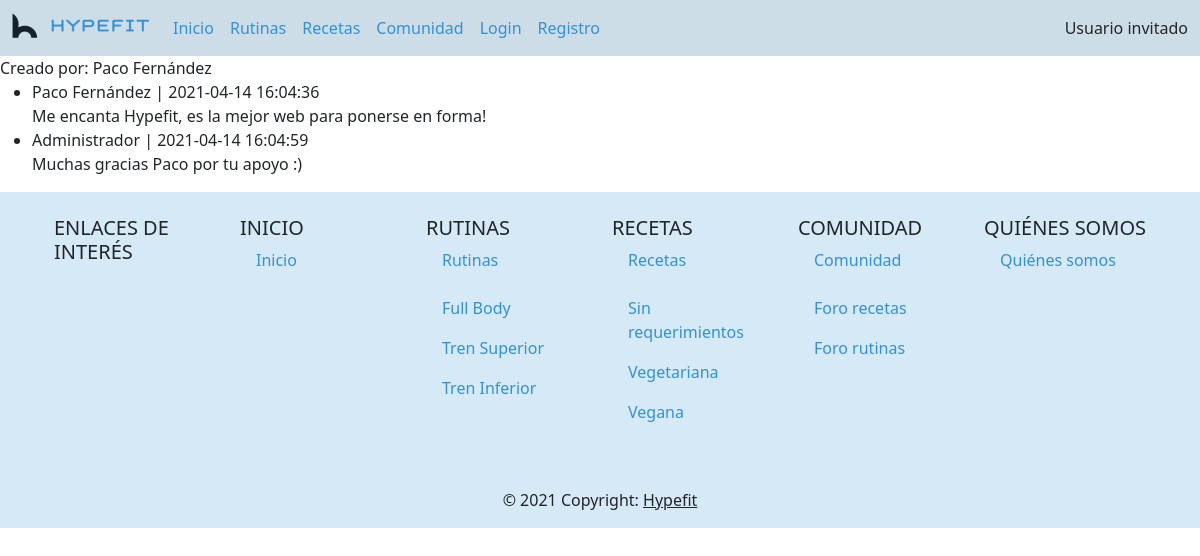
The page /verPost.php?id=1 on the database its author committed.
### tables this page shows
CREATE TABLE `usuarios` (
  `id` int(11) NOT NULL,
  `nombre` varchar(100) NOT NULL,
  `email` varchar(150) NOT NULL,
  `hashPassword` varchar(255) NOT NULL,
  `rol` enum('registrado','entrenador','nutricionista','administrador') NOT NULL,
  `aprobado` tinyint(1) NOT NULL
);

CREATE TABLE `comentarios_post` (
  `id` int(11) NOT NULL,
  `idPost` int(11) NOT NULL,
  `idUsuario` int(11) NOT NULL,
  `fecha` timestamp NOT NULL DEFAULT current_timestamp() ON UPDATE current_timestamp(),
  `comentario` text NOT NULL
);

### verPost.php (called while the page is built, shortened)
<?php
require_once __DIR__ . '/includes/config.php';
require_once __DIR__ . '/includes/funcionesPosts.php';
$idPost = htmlspecialchars(trim(strip_tags($_REQUEST["id"])));
$contenidoPrincipal = mostrarPost($idPost);
require __DIR__ . '/includes/comun/layout.php';

### includes/config.php (called while the page is built, shortened)
<?php
spl_autoload_register(function ($class) {
    $prefix = "hypefit";
    $base_dir = __DIR__;
    $len = strlen($prefix);
    $relative_class = substr($class, $len);
    $file = $base_dir . str_replace('\\', '/', $relative_class) . '.php';
});

### includes/DAO/DAO.php (called while the page is built, shortened)
<?php
class DAO
{
    protected function select($sql) {
        if($sql != ""){
            $conn = Aplicacion::getSingleton()->conexionBd();
            $consulta = $conn->query($sql) or die ($conn->error. " en la línea ".(__LINE__-1));
            $tablaDatos = array();
            while ($fila = mysqli_fetch_assoc($consulta)){
                array_push($tablaDatos, $fila);
            }
            return $tablaDatos;
        } else {
            return 0;
        }
    }
    protected function limpiarString($string): string {
        $conn = Aplicacion::getSingleton()->conexionBd();
        return $conn->real_escape_string($string);
    }
}

### includes/DAO/PostsDAO.php (called while the page is built, shortened)
<?php
class PostsDAO extends DAO {
    public function getPost($id): Post {
        $idLimpio = $this->limpiarString($id);
        $query = "SELECT * from posts where id = '$idLimpio'";
        $fila = $this->select($query);
        return $this->crearObjetoPost($fila[0]);
    }
    private function crearObjetoPost($fila): Post {
        $post = new Post();
        $post->setId($fila['id']);
        $post->setIdCreador($fila['creador']);
        $post->setTitulo($fila['titulo']);
        return $post;
    }
}

### includes/TO/Post.php (called while the page is built, shortened)
<?php
class Post {
    private int $idCreador = 0;
    public function getIdCreador(): int {
        return $this->idCreador;
    }
    public function setIdCreador(int $idCreador): void {
        $this->idCreador = $idCreador;
    }
}

### includes/DAO/UsuarioDAO.php (called while the page is built, shortened)
<?php
class UsuarioDAO extends DAO
{
    public function getUsuario($id): Usuario {
        $idLimpio = $this->limpiarString($id);
        $query = "SELECT * from Usuarios where id = '$idLimpio'";
        $fila = $this->select($query);
        return $this->crearObjetoUsuario($fila[0]);
    }
    private function crearObjetoUsuario($fila): Usuario {
        $usuario = new Usuario();
        $usuario->setId($fila['id']);
        $usuario->setNombre($fila['nombre']);
        $usuario->setEmail($fila['email']);
        $usuario->setHashPassword($fila['hashPassword']);
        $usuario->setRol($fila['rol']);
        $usuario->setAprobado($fila['aprobado']);
        return $usuario;
    }
}

### includes/TO/Usuario.php (called while the page is built, shortened)
<?php
class Usuario
{
    private string $nombre = "";
    public function getNombre(): string {
        return $this->nombre;
    }
    public function setNombre(string $nombre): void {
        $this->nombre = $nombre;
    }
}

### includes/DAO/ComentarioDAO.php (called while the page is built, shortened)
<?php
class ComentarioDAO extends DAO {
    public function getComentariosDelPost($id): array {
        $idLimpio = $this->limpiarString($id);
        $query = "SELECT * from comentarios_post where idPost = '$idLimpio' order by fecha";
        $filas = $this->select($query);
        $comentarios = array();
        foreach($filas as $fila) {
            $comentario = new Comentario();
            $comentario->setId($fila['id']);
            $comentario->setIdPost($fila['idPost']);
            $comentario->setIdUsuario($fila['idUsuario']);
            $comentario->setFecha($fila['fecha']);
            $comentario->setComentario($fila['comentario']);
            array_push($comentarios, $comentario);
        }
        return $comentarios;
    }
}

### includes/TO/Comentario.php (called while the page is built, shortened)
<?php
class Comentario {
    private int $idUsuario = 0;
    private string $fecha = "";
    private string $comentario = "";
    public function getIdUsuario(): int {
        return $this->idUsuario;
    }
    public function setIdUsuario(int $idUsuario): void {
        $this->idUsuario = $idUsuario;
    }
    public function getFecha(): string {
        return $this->fecha;
    }
    public function setFecha(string $fecha): void {
        $this->fecha = $fecha;
    }
    public function getComentario(): string {
        return $this->comentario;
    }
    public function setComentario(string $comentario): void {
        $this->comentario = $comentario;
    }
}

### includes/funcionesPosts.php (the view, shortened to what this page needs)
<?php
require_once __DIR__ . '/config.php';
function mostrarPost($id) : string {
    $dao = new PostsDAO();
    $post = $dao->getPost($id);
    if ($post == null) {
        return "<p>No existe ningún post con el id especificado.</p>";
    } else {
        $dao = new UsuarioDAO();
        $creador = $dao->getUsuario($post->getIdCreador());
        $nombreCreador = $creador->getNombre();
        $html = "<h1>" . $post->getTitulo() . "</h1>";
        $html .= "Creado por: " . $nombreCreador . "<br>";
        $html .= mostrarComentariosPost($id);
        return $html;
    }
}
function mostrarComentariosPost($id) : string {
    $daoC = new ComentarioDAO();
    $daoU = new UsuarioDAO();
    $comentarios = $daoC->getComentariosDelPost($id);
    $html = "<ul>";
    foreach($comentarios as $comentario) {
        $user = $daoU->getUsuario($comentario->getIdUsuario());
        $html .= "<li>" . $user->getNombre() . " | " .  $comentario->getFecha() . "<br>" .
        $comentario->getComentario() ."</li>";
    }
    $html .= "</ul>";
    return $html;
}

### rows shown on the page
usuarios: nombre "Paco Fernández"
comentarios_post: idUsuario.nombre "Paco Fernández", fecha "2021-04-14 16:04:36", comentario "Me encanta Hypefit, es la mejor web para ponerse en forma!"
comentarios_post: idUsuario.nombre "Administrador", fecha "2021-04-14 16:04:59", comentario "Muchas gracias Paco por tu apoyo :)"
